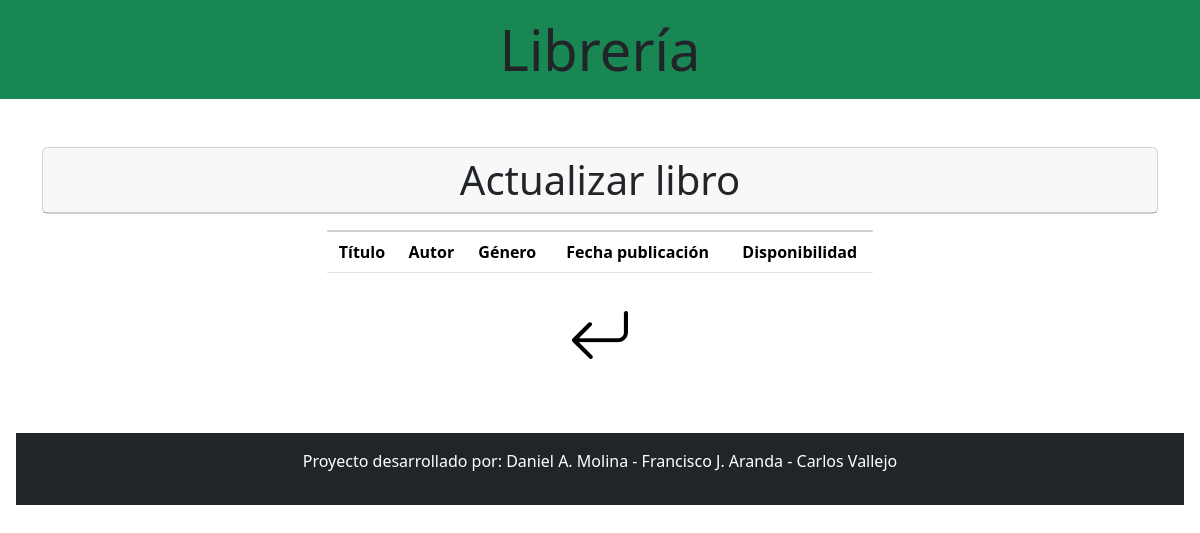
Page /crudLibro/actualiza.php on the earlier database version.
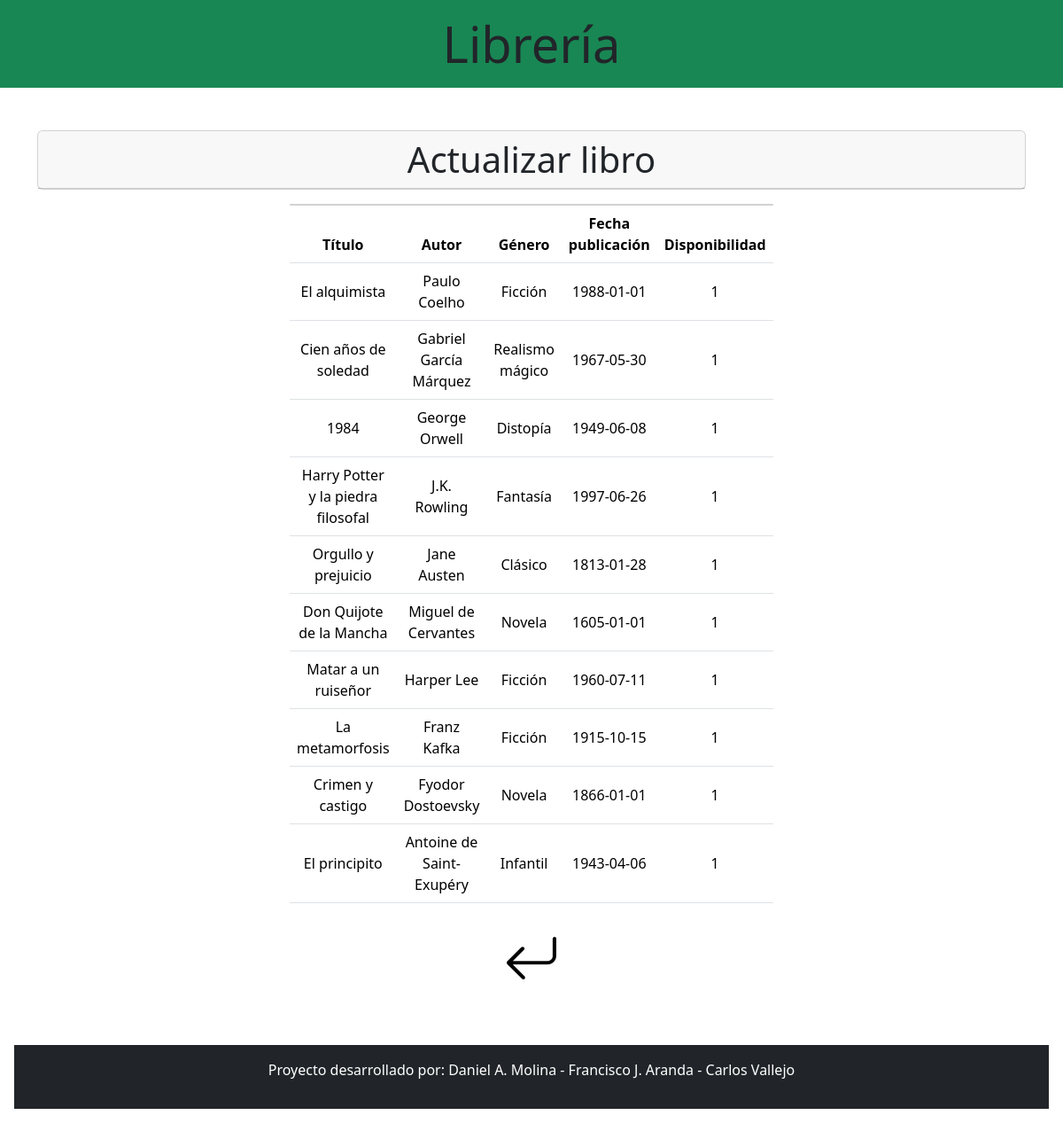
Same page on the later database version.
### tables this page shows
CREATE TABLE IF NOT EXISTS `libros` (
  `id_libro` int NOT NULL AUTO_INCREMENT,
  `titulo` varchar(100) NOT NULL,
  `autor` varchar(100) NOT NULL,
  `genero` varchar(100) NOT NULL,
  `fecha_publicacion` date NOT NULL,
  `disponibilidad` tinyint(1) NOT NULL,
  PRIMARY KEY (`id_libro`)
);

### crudLibro/actualiza.php (the view, shortened to what this page needs)
<?php
include "conexion.php";
include "header.php";
?>
<body>
    <div class="container my-5">
        <div class="row">
            <div class="col text-center">
                <div class="card">
                    <div class="card-header display-6">
                        Actualizar libro
                    </div>
                </div>
                <div class="row mt-3 justify-content-md-center">
                    <div class="col-md-6">
                        <div class="card">
                            <?php
                            mysqli_select_db($conexion, "libreria");
                            $consulta = "SELECT * FROM libros";
                            $registros = mysqli_query($conexion, $consulta);
                            ?>
                        </div>
                        <div class="table-responsive">
                            <table class="table table-hover">
                                <thead>
                                    <tr>
                                        <th scope="col">Título</th>
                                        <th scope="col">Autor</th>
                                        <th scope="col">Género</th>
                                        <th scope="col">Fecha publicación</th>
                                        <th scope="col">Disponibilidad</th>
                                    </tr>
                                </thead>
                                <tbody>
                                    <?php
                                    while ($registro = mysqli_fetch_row($registros)) {
                                    ?>
                                        <tr class="align-middle">
                                            <td><?php echo $registro[1]; ?></td>
                                            <td><?php echo $registro[2]; ?></td>
                                            <td><?php echo $registro[3]; ?></td>
                                            <td><?php echo $registro[4]; ?></td>
                                            <td><?php echo $registro[5]; ?></td>
                                        </tr>
                                    <?php
                                    }
                                    ?>
                                </tbody>
                            </table>
                        </div>
                    </div>
                    <a href="panel_admin.php"><i class="bi-arrow-return-left px-3" style="font-size:4rem; color:black;"></i></a>
                </div>
            </div>
        </div>
    </div>
</body>
<?php include("../footer_libros.php"); ?>

### crudLibro/header.php (shortened to what this page needs)
<!doctype html>
<html lang="es">
<head>
    <link href="https://cdn.jsdelivr.net/npm/bootstrap@5.3.2/dist/css/bootstrap.min.css" rel="stylesheet" />
    <link rel="stylesheet" href="https://cdn.jsdelivr.net/npm/bootstrap-icons@1.11.2/font/bootstrap-icons.min.css">
</head>
<body>
    <header class="container-fluid bg-success text-center py-3 display-4">
        Librería
    </header>
    <main>

### footer_libros.php
<div class="text-center p-3 m-3 bg-dark">
    <p class="text-white">Proyecto desarrollado por: Daniel A. Molina - Francisco J. Aranda - Carlos Vallejo</p>
</div>

### crudLibro/header.php (style rules this page uses)
a { text-decoration:none; color:white; }

Differences in the rows shown:
added libros: titulo "El alquimista", autor "Paulo Coelho", genero "Ficción", fecha_publicacion "1988-01-01", disponibilidad "1"
added libros: titulo "Cien años de soledad", autor "Gabriel García Márquez", genero "Realismo mágico", fecha_publicacion "1967-05-30", disponibilidad "1"
added libros: titulo "1984", autor "George Orwell", genero "Distopía", fecha_publicacion "1949-06-08", disponibilidad "1"
added libros: titulo "Harry Potter y la piedra filosofal", autor "J.K. Rowling", genero "Fantasía", fecha_publicacion "1997-06-26", disponibilidad "1"
added libros: titulo "Orgullo y prejuicio", autor "Jane Austen", genero "Clásico", fecha_publicacion "1813-01-28", disponibilidad "1"
added libros: titulo "Don Quijote de la Mancha", autor "Miguel de Cervantes", genero "Novela", fecha_publicacion "1605-01-01", disponibilidad "1"
added libros: titulo "Matar a un ruiseñor", autor "Harper Lee", genero "Ficción", fecha_publicacion "1960-07-11", disponibilidad "1"
added libros: titulo "La metamorfosis", autor "Franz Kafka", genero "Ficción", fecha_publicacion "1915-10-15", disponibilidad "1"
added libros: titulo "Crimen y castigo", autor "Fyodor Dostoevsky", genero "Novela", fecha_publicacion "1866-01-01", disponibilidad "1"
added libros: titulo "El principito", autor "Antoine de Saint-Exupéry", genero "Infantil", fecha_publicacion "1943-04-06", disponibilidad "1"
